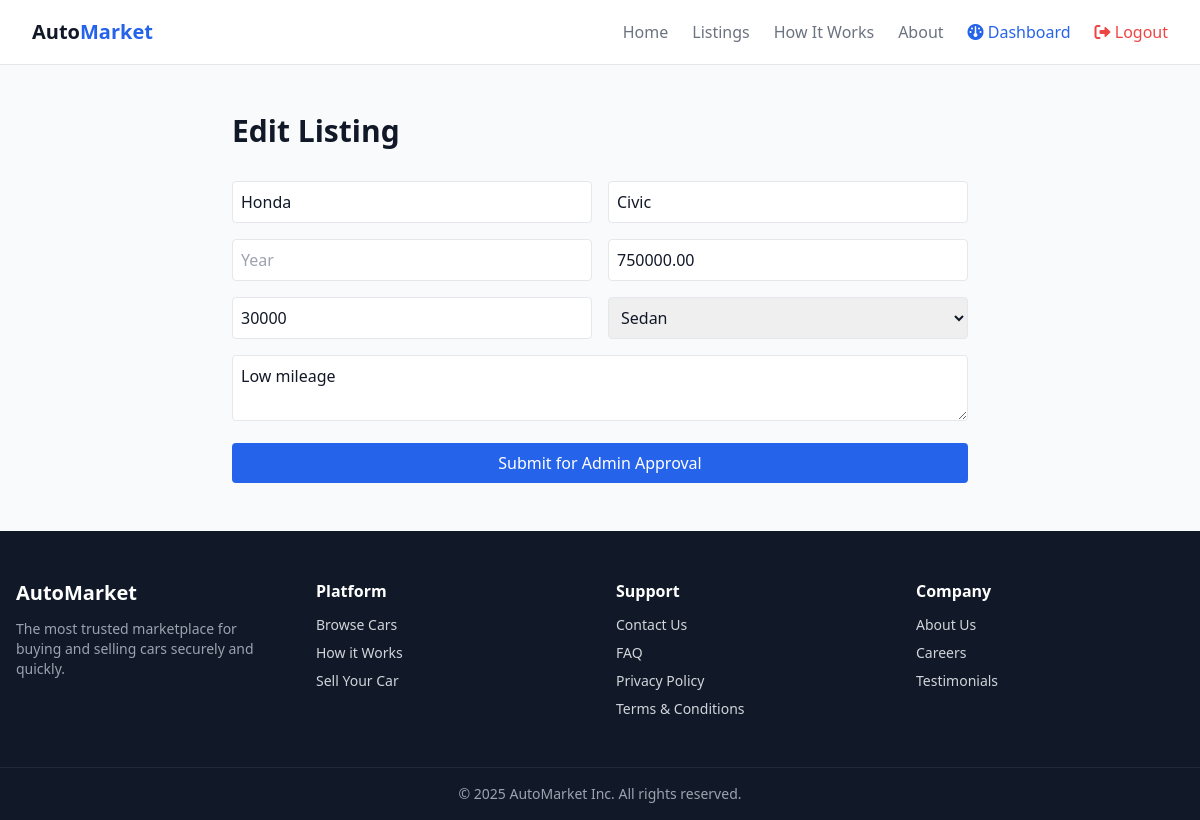
The app's page /edit_car.php?id=2 (signed in) with its own data.
### tables this page shows
CREATE TABLE cars (
    id INT AUTO_INCREMENT PRIMARY KEY,
    seller_id INT NOT NULL,

    make VARCHAR(50) NOT NULL,
    model VARCHAR(50) NOT NULL,
    YEAR INT NOT NULL,
    price DECIMAL(10,2) NOT NULL,
    mileage INT NOT NULL,
    TYPE VARCHAR(30),
    description TEXT,

    image_url VARCHAR(255),
    views INT DEFAULT 0,

    STATUS ENUM('Available','Pending','Sold','Removed') DEFAULT 'Pending',
    action_request ENUM('mark_sold','remove') DEFAULT NULL,

    created_at TIMESTAMP DEFAULT CURRENT_TIMESTAMP,

    FOREIGN KEY (seller_id) REFERENCES users(id)
);

### edit_car.php (the view, shortened to what this page needs)
<?php
include 'db.php';
include 'header.php';
$seller_id = $_SESSION['user_id'] ?? 0;
$car_id = $_GET['id'] ?? 0;
$stmt = $pdo->prepare("SELECT * FROM cars WHERE id=? AND seller_id=?");
$stmt->execute([$car_id, $seller_id]);
$car = $stmt->fetch(PDO::FETCH_ASSOC);
?>
<div class="max-w-3xl mx-auto px-4 py-12">
    <h1 class="text-3xl font-bold text-gray-900 mb-8">Edit Listing</h1>
    <form method="POST" action="">
        <div class="grid grid-cols-2 gap-4 mb-4">
            <input type="text" name="make" placeholder="Make" class="p-2 border rounded" value="<?= htmlspecialchars($car['make']) ?>" required>
            <input type="text" name="model" placeholder="Model" class="p-2 border rounded" value="<?= htmlspecialchars($car['model']) ?>" required>
            <input type="number" name="year" placeholder="Year" class="p-2 border rounded" value="<?= htmlspecialchars($car['year']) ?>" required>
            <input type="number" name="price" placeholder="Price" class="p-2 border rounded" value="<?= htmlspecialchars($car['price']) ?>" required>
            <input type="number" name="mileage" placeholder="Mileage" class="p-2 border rounded" value="<?= htmlspecialchars($car['mileage']) ?>" required>
            <select name="type" class="p-2 border rounded">
                <option <?= $car['type'] == 'Sedan' ? 'selected' : '' ?>>Sedan</option>
            </select>
        </div>
        <textarea name="description" class="w-full p-2 border rounded mb-4" placeholder="Description" required><?= htmlspecialchars($car['description']) ?></textarea>
        <button type="submit" class="bg-blue-600 text-white px-6 py-2 rounded w-full">
            Submit for Admin Approval
        </button>
    </form>
</div>
<?php include 'footer.php'; ?>

### records on screen
cars: make "Honda", model "Civic", price "750000.00", mileage "30000", description "Low mileage"
